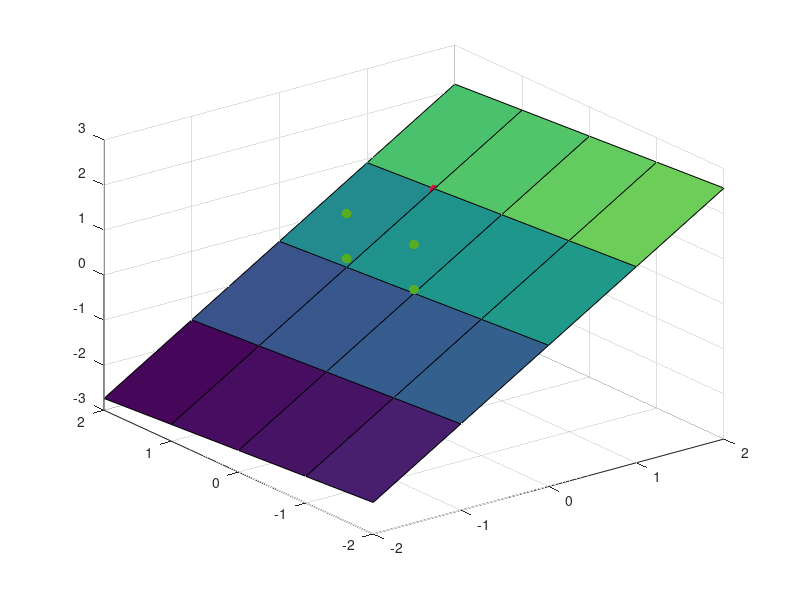

This figure's MATLAB source:
x1 = [1;1;0;0];
x2 = [1;1;0;1];
x3 = [1;1;1;0];
x4 = [1;1;1;1];
x5 = [1;0;0;0];
x6 = [1;0;0;1];
x7 = [1;0;1;0];
x8 = [1;0;1;1];
c0 = [x1,x2,x3,x4];
c1 = [x5,x6,x7,x8];
T = [(c0.*-1),(c1.*1)];
N = length(T);
eta = 0.05;
m = 3;
n = 1;
co1 = [0.7962,0.0987,0.2619];
co2 = [0.3354,0.6797,0.1366];
w = rand(m+1,n);
[x y] = meshgrid(-2:2);
scatter3([x1(2);x2(2);x3(2);x4(2);x5(2);x6(2);x7(2);x8(2)],[x1(3);x2(3);x3(3);x4(3);x5(3);x6(3);x7(3);x8(3)],[x1(4);x2(4);x3(4);x4(4);x5(4);x6(4);x7(4);x8(4)],50,[co1;co1;co1;co1;co2;co2;co2;co2],'filled');
hold on;
surf(x,y,(-w(2)/w(4)).*x + (-w(3)/w(4)).*y - (w(1)/w(4)));
hold off;
while 1
    s = w;
    for j = 1:N
        in = T(:,j);
        net = w.'*in;
        if (net < 0)
            w = w + eta.*in;
        end
    scatter3([x1(2);x2(2);x3(2);x4(2);x5(2);x6(2);x7(2);x8(2)],[x1(3);x2(3);x3(3);x4(3);x5(3);x6(3);x7(3);x8(3)],[x1(4);x2(4);x3(4);x4(4);x5(4);x6(4);x7(4);x8(4)],50,[co1;co1;co1;co1;co2;co2;co2;co2],'filled');
    hold on;
    surf(x,y,(-w(2)/w(4)).*x + (-w(3)/w(4)).*y - (w(1)/w(4)));
    pause(0.1);
    hold off;
    end
    if (s == w)
        disp ("THE NETWORK HAS LEARNT TO CLASSIFY THE GIVEN INPUTS!!");
        break;
    end
end